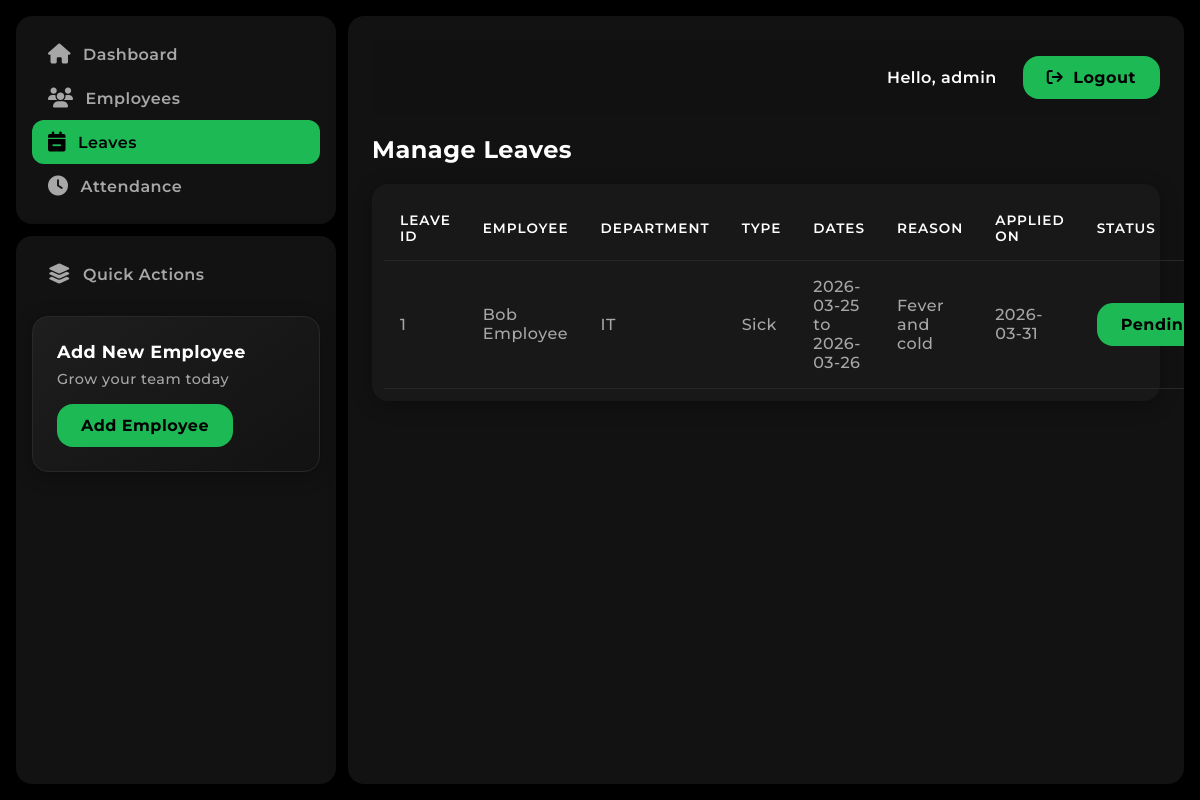
The page /admin/leaves.php (signed in) on the database its author committed.
### tables this page shows
CREATE TABLE `leaves` (
  `leave_id` INT AUTO_INCREMENT PRIMARY KEY,
  `emp_id` INT NOT NULL,
  `leave_type` ENUM('Casual', 'Sick', 'Earned') NOT NULL,
  `start_date` DATE NOT NULL,
  `end_date` DATE NOT NULL,
  `reason` TEXT NOT NULL,
  `application_date` TIMESTAMP DEFAULT CURRENT_TIMESTAMP,
  `status` ENUM('Pending', 'Approved', 'Rejected') DEFAULT 'Pending',
  FOREIGN KEY (`emp_id`) REFERENCES `employees`(`emp_id`) ON DELETE CASCADE
);

CREATE TABLE `employees` (
  `emp_id` INT PRIMARY KEY,
  `name` VARCHAR(100) NOT NULL,
  `department` VARCHAR(50) NOT NULL,
  `designation` VARCHAR(50) NOT NULL,
  `contact_details` VARCHAR(100) NOT NULL,
  `date_of_joining` DATE NOT NULL,
  FOREIGN KEY (`emp_id`) REFERENCES `users`(`user_id`) ON DELETE CASCADE
);

### admin/leaves.php (the view, shortened to what this page needs)
<?php
require_once '../config/database.php';
$sql = "
SELECT l.*, e.name, e.department
FROM leaves l
JOIN employees e ON l.emp_id = e.emp_id
ORDER BY l.application_date DESC
";
$result = $conn->query($sql);
require_once '../includes/header.php';
?>
<div class="row mb-4">
    <div class="col-md-12">
        <h2>Manage Leaves</h2>
    </div>
</div>
<div class="table-responsive">
    <table class="table table-striped table-hover">
        <thead class="table-dark">
            <tr>
                <th>Leave ID</th>
                <th>Employee</th>
                <th>Department</th>
                <th>Type</th>
                <th>Dates</th>
                <th>Reason</th>
                <th>Applied On</th>
                <th>Status</th>
            </tr>
        </thead>
        <tbody>
            <?php if ($result && $result->num_rows > 0): ?>
                <?php while ($row = $result->fetch_assoc()): ?>
                <tr>
                    <td><?= $row['leave_id'] ?></td>
                    <td><?= htmlspecialchars($row['name']) ?></td>
                    <td><?= htmlspecialchars($row['department']) ?></td>
                    <td><?= htmlspecialchars($row['leave_type']) ?></td>
                    <td><?= $row['start_date'] ?> to <?= $row['end_date'] ?></td>
                    <td><?= htmlspecialchars($row['reason']) ?></td>
                    <td><?= date('Y-m-d', strtotime($row['application_date'])) ?></td>
                    <td>
                        <?php if ($row['status'] == 'Pending'): ?>
                            <span class="badge bg-warning text-dark">Pending</span>
                        <?php elseif ($row['status'] == 'Approved'): ?>
                            <span class="badge bg-success">Approved</span>
                        <?php else: ?>
                            <span class="badge bg-danger">Rejected</span>
                        <?php endif; ?>
                    </td>
                </tr>
                <?php endwhile; ?>
            <?php else: ?>
                <tr>
                    <td colspan="9" class="text-center">No leave applications found.</td>
                </tr>
            <?php endif; ?>
        </tbody>
    </table>
</div>
<?php require_once '../includes/footer.php'; ?>

### assets/css/style.css (style rules this page uses)
body { font-family: "Montserrat", sans-serif; font-optical-sizing: auto; font-weight: 500; font-style: normal; margin: 0; background-color: black; color: white; letter-spacing: 0.5px; }
.badge, .btn-primary, .btn-success { background: #1db954; color: black; border: none; border-radius: 16px; padding: 12px 24px; font-weight: 700; cursor: pointer; font-family: "Montserrat", sans-serif; transition: 0.3s ease; text-decoration: none; display: inline-block; }
.table-responsive { background-color: #181818; padding: 12px; border-radius: 16px; margin: 20px 0; box-shadow: 0 4px 20px rgba(0,0,0,0.3); }
table { width: 100%; border-collapse: collapse; color: #a7a7a7; }
table th { text-align: left; padding: 16px; border-bottom: 1px solid #282828; color: white; font-weight: 600; font-size: 0.85rem; text-transform: uppercase; letter-spacing: 1px; }
table td { padding: 16px; border-bottom: 1px solid #282828; }

### rows shown on the page
leaves: leave_id "1", emp.name "Bob Employee", emp.department "IT", leave_type "Sick", start_date "2026-03-25", end_date "2026-03-26", reason "Fever and cold", application_date "2026-03-31", status "Pending"

### other values the page prints
$_SESSION['username'] "admin"
